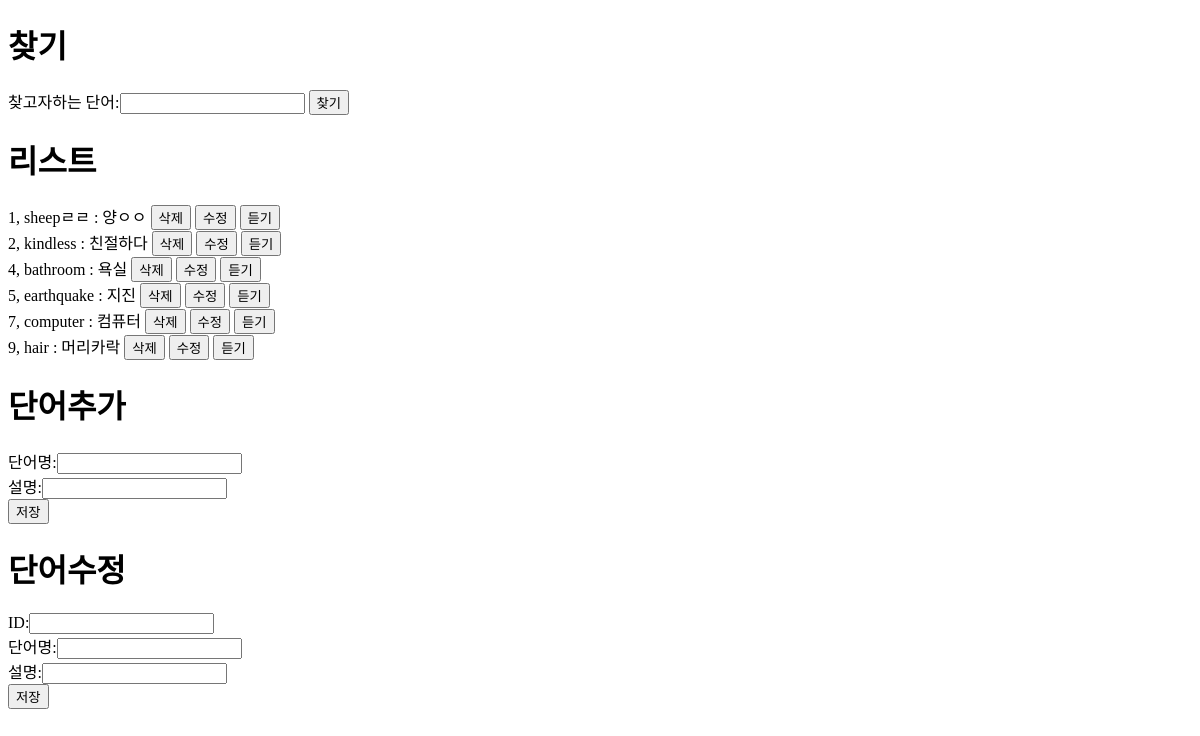
The app's page /, older data.
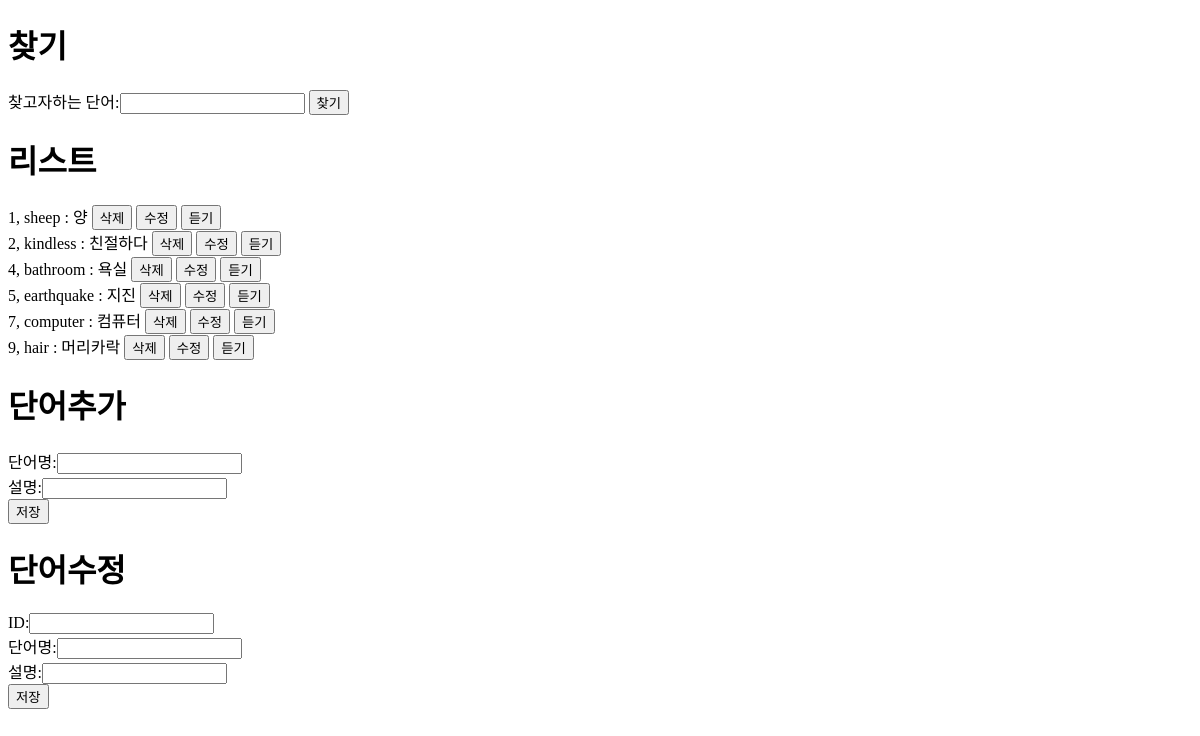
The same page, newer data.
### __init__.py (models this page shows, shortened)
class WordBook(db.Model):
    id = db.Column(db.Integer, primary_key = True)
    word = db.Column(db.String(100), nullable = False)
    memo = db.Column(db.String(200))

### __init__.py (the view)
@app.route('/')
def root():
    alldata = WordBook.query.all() # select * from wordbook;
    return render_template("list.html", words = alldata)

### templates/list.html (shortened to what this page needs)
<!DOCTYPE html>
<html lang="en">
<head>
</head>
<body>
    <h1>찾기</h1>
    <form action = "/find" method="POST">
    찾고자하는 단어:<input type="text" name="word" value = "{{aaaa}}">
    <input type ="submit" value="찾기"><br>
    </form>
    <h1>리스트</h1>
    {% for row in words %}
        {{row.id}},
        {{row.word}} : {{row.memo}}
        <input type="button" value="삭제" onclick="fDelete({{row.id}})">
        <input type="button" value="수정" onclick="fUpdate('{{row.word}}','{{row.memo}}','{{row.id}}')">
        <input type="button" value="듣기" onclick="fSoundPlay({{ row.id }})">
        <br>
        {% endfor %}
    <h1>단어추가</h1>
    <form action="/insert" method="POST">
        단어명:<input type="text" name="word"><br>
        설명:<input type="text" name="memo"><br>
        <input type="submit" value="저장">
    </form>
    <h1>단어수정</h1>
    <form name="upda" action="/update" method="POST">
        ID:<input type="text" name="id" readonly><br>
        단어명:<input type="text" name="word"><br>
        설명:<input type="text" name="memo"><br>
        <input type="submit" value="저장">
    </form>
</body>
</html>

Row changes from the older to the newer data that the page shows:
changed WordBook id 1: word "sheepㄹㄹ" → "sheep"; memo "양ㅇㅇ" → "양"
